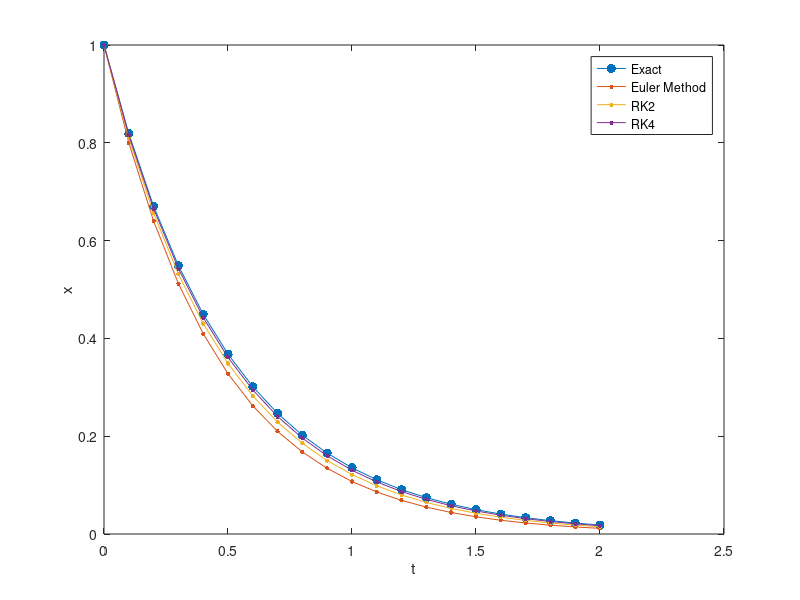
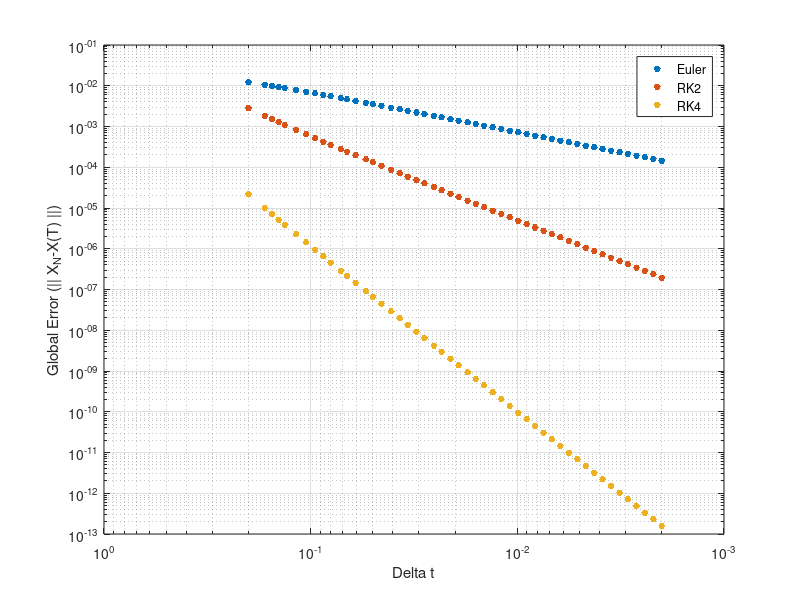

Reproduce these figures in MATLAB, in order. (Note: this script raises an error after producing the figures.)

clc;clear;
close all

%% Defining the function:
lambda = -2;
f = @(x)(lambda*x);

%% Simulation parameters:
tFinal  = 2;
dtEuler = 0.1;
dtRK2   = 0.1;
dtRK4 = 0.1;
x0 = 1;

%% The exact Solution:
tExact = 0:0.1:tFinal;
xExact = x0*exp(lambda*tExact);

%% Explicit Euler Method:

nEuler = tFinal / dtEuler;

t_Euler = zeros(nEuler,1);
xEuler = zeros(nEuler,1);
 
 
for j = 2:nEuler+1
    t_Euler(j) = t_Euler(j-1) + dtEuler;
    
    xEuler(1) = x0;
    xEuler(j) = xEuler(j-1) + dtEuler*f(xEuler(j-1));
end

%% Runge Kutta Method of order 2:
a21= 1/2;
b2 = 1;
b1 = 0;
c2 = 1/2;

nRK2 = tFinal / dtRK2;

tRK2 = zeros(nRK2,1);
xRK2 = zeros(nRK2,1);


for j = 2:nRK2+1
    tRK2(j) = tRK2(j-1) + dtRK2;
% RK2 step
        a21= 1/2;
        b1 = 0;
        b2 = 1;
        c2 = 1/2;
        
        xRK2(1) = x0;
        
       K1_RK2 = f( xRK2(j-1));
       K2_RK2 = f( xRK2(j-1)+ a21*dtRK2*K1_RK2);
       xRK2(j) = xRK2(j-1) + dtRK2*a21*K1_RK2 + dtRK2 * c2 * K2_RK2 ;
end

%% Runge Kutta Method of order 4
a21= 1/2;
a32 = 1/2;
a43 = 1/2;

b1 = 1/6;
b2 = 1/3;
b3 = 1/3;
b4 = 1/6;

c2 = 1/2;
c3 = 1/2;
c4 = 1;

nRK4 = tFinal / dtRK4;

tRK4 = zeros(nRK4,1);
xRK4 = zeros(nRK4,1);

for j = 2:nRK4+1
    tRK4(j) = tRK4(j-1) + dtRK4;
    lambda_RK4(1) = lambda; 
    xRK4(1) = x0;
    
    K1 = f( xRK4(j-1) );
    K2 = f( xRK4(j-1)+a21*dtRK4*K1 );
    K3 = f( xRK4(j-1)+a32*dtRK4*K2 );
    K4 = f( xRK4(j-1)+a43*dtRK4*K3 );
    xRK4(j) = xRK4(j-1)+dtRK4*((b1*K1)+(b2*K2)+(b3*K3)+(b4*K4));
end




%% Compare the results:
figure(1)
plot(tExact,xExact,'marker','.','markersize',20)
hold on
plot(t_Euler,xEuler,'marker','.','markersize',10)
plot(tRK2,xRK2,'marker','.','markersize',10)
plot(tRK4,xRK4,'marker','.','markersize',10)
xlabel('t');
ylabel('x');
legend('Exact','Euler Method','RK2','RK4')


%% Integration for various time steps:
N_table = floor(logspace(1,3,50));

for index = 1:length(N_table)
    
    N = N_table(index);
    dt(index) = tFinal / N_table(index);
    t = zeros(N,1);
    xEuler = zeros(N,1);
    xRK2 = zeros(N,1);
    xRK4 = zeros(N,1);
    
   
    
    for j = 2:N+1
       
        % Euler step
        b1 = 1;
        
        xEuler(1) = x0;
       
         
        xEuler(j) = xEuler(j-1) + dt(index)* b1 * f(xEuler(j-1));
        
    end
    
    
   for j = 2:N+1
       
        % RK4 step
        a21= 1/2;
        a32 = 1/2;
        a43 = 1;

        b1 = 1/6;
        b2 = 1/3;
        b3 = 1/3;
        b4 = 1/6;
        
        c2 = 1/2;
        c3 = 1/2;
        c4 = 1;
        
        xRK4(1) = x0;
        
    K1 = f( xRK4(j-1));
    K2 = f( xRK4(j-1)+ c2*dt(index)*K1);
    K3 = f( xRK4(j-1)+ c3*dt(index)*K2);
    K4 = f( xRK4(j-1)+ c4*dt(index)*K3);
    xRK4(j) = xRK4(j-1)+ dt(index)*((b1*K1) + (b2*K2) + (b3*K3) + (b4*K4));
   end
   
    for j = 2:N+1
        
        % RK2 step
        a21= 1/2;
        b2 = 1;
        c2 = 1/2;
        
        xRK2(1) = x0;
        
       K1_RRK2 = f( xRK2(j-1));
       K2_RRK2 = f( xRK2(j-1)+ a21*dt(index)*K1_RRK2);
       xRK2(j) = xRK2(j-1) + dt(index) * a21 * K2_RRK2 + dt(index) * c2 * K2_RRK2 ;
       
    end
    
    
    % Compute the global error
    err(1,index) = norm(xEuler(end)-xExact(end),inf);
    err(2,index) = norm(xRK2(end)-xExact(end),inf);
    err(3,index) = norm(xRK4(end)-xExact(end),inf);
   
end

figure(2);clf; 
loglog(dt,err,'marker','.','markersize',15,'linestyle','none')
grid on
set(gca,'XDir','reverse')
xlabel('Delta t')
ylabel('Global Error (|| X_N-X(T) ||)')
legend('Euler', 'RK2','RK4')

%%  Van der Pol Oscillator Task 3

% Assume initial x = 2, y = 0
[t,y] = ode45(@Vanderpol_order_5,(0:0.01:25),[2; 1]);

% Plot the solutions for  and  against t.
figure (3)
YY = [y(:,1),y(:,2)];
stem(t,YY)
title('Van der Pol (u = 5) with ODE45');
xlabel('Time t');
ylabel('Solution (x,y)');
% xline(5.28,11.09,16.89,22.7'-',{'Asymptote 1= 5.28');
legend('x','y')
% 


% Runge-Kutta iteration 



dtRK4_v = 0.01 ;
tFinal_v = 25;

nRK4_v = tFinal_v / dtRK4_v;

tRK4_v = zeros(nRK4_v,1);
xRK4_v = zeros(2,nRK4_v);
xRK4_v(1) = 2;
% 
for j = 2:nRK4_v+1
    
        a21= 1/2;
        a32 = 1/2;
        a43 = 1;

        b1 = 1/6;
        b2 = 1/3;
        b3 = 1/3;
        b4 = 1/6;
        
        c2 = 1/2;
        c3 = 1/2;
        c4 = 1;
    
         tRK4_v(j) = tRK4_v(j-1) + dtRK4_v;
         
    
         
    K1_1 = Vanderpol_order_5( tRK4_v(j-1), xRK4_v(:,j-1));   
    K2_1 = Vanderpol_order_5( tRK4_v(j-1)+a21*dtRK4_v, xRK4_v(:,j-1)+c2*dtRK4_v*K2); 
    K3_1 =Vanderpol_order_5( tRK4_v(j-1)+a32*dtRK4_v, xRK4_v(:,j-1)+c3*dtRK4_v*K3);  
    K4_1 = Vanderpol_order_5( tRK4_v(j-1)+a43*dtRK4_v, xRK4_v(:,j-1)+c4*dtRK4_v*K4);   
   
    xRK4_v(:,j) = xRK4_v(:,j-1)+dtRK4_v.*((b1.*K1_1)+(b2.*K2_1)+(b3.*K3_1)+(b4.*K4_1));
    xRK4_vv =xRK4_v.';
end

% % Plot the solutions for  and  against t.
figure (4)
X = [xRK4_vv(:,1),xRK4_vv(:,2)];
stem(tRK4_v,X)
title('Van der Pol (u = 5) with Runge-Kutta 4th order');
xlabel('Time t');
xlim([0 25]);
ylabel('Solution (x,y)');
% xline(5.28,11.09,16.89,22.7'-',{'Asymptote 1= 5.28');
legend('x','y','Location','northwest')
% 

% Function Definition of Van Der Pol Oscillator wherre Y = [x y]
function dydt = Vanderpol_order_5(t,Y)

dydt = [Y(2); 5*(1-Y(1)^2)*Y(2)-Y(1)];

end


% 
% 
% 


% 
% 
